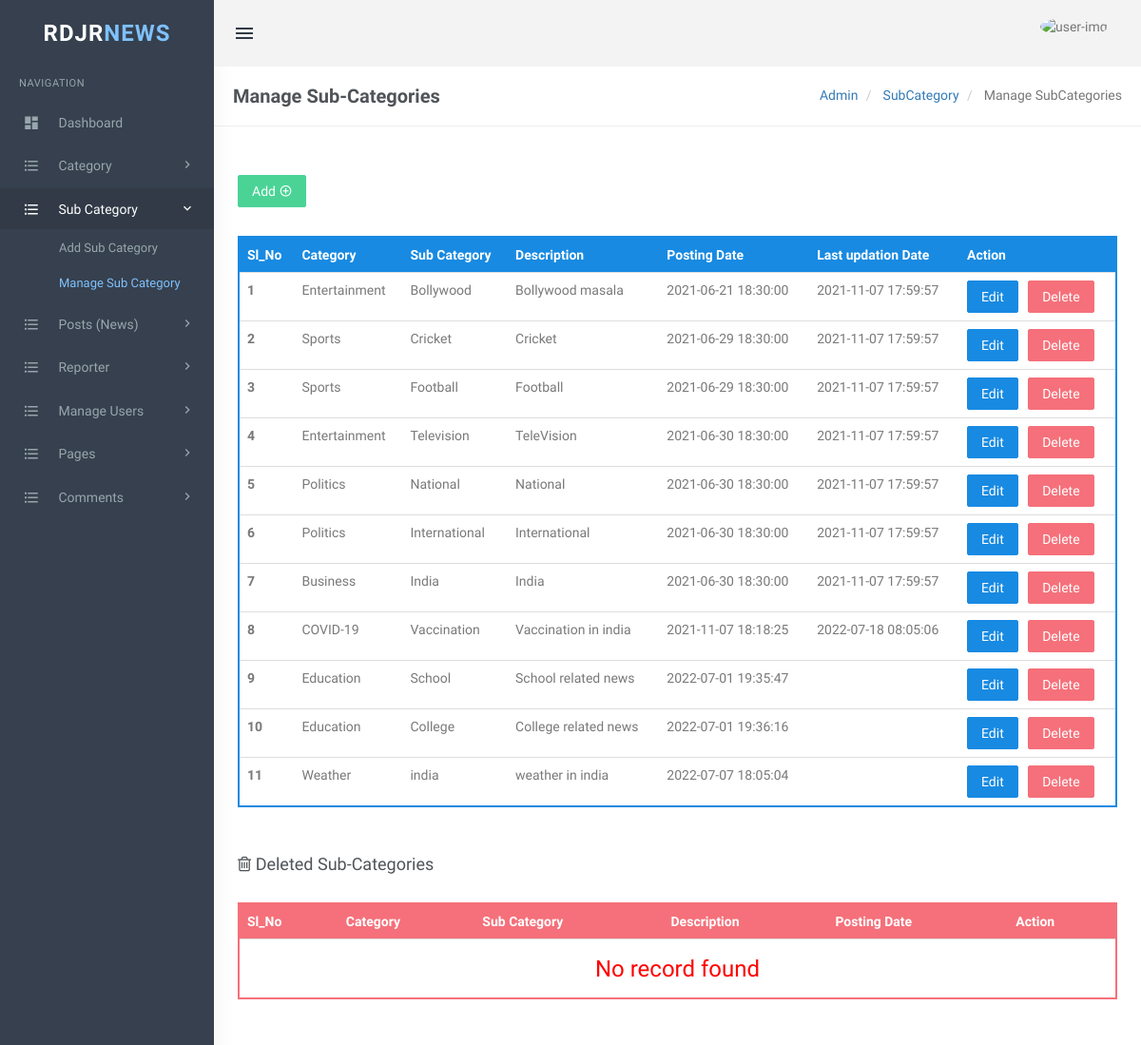
Page /admin/manage-subcategories.php (signed in) on the committed database.
### tables this page shows
CREATE TABLE `tblsubcategory` (
  `SubCategoryId` int(11) NOT NULL,
  `CategoryId` int(11) DEFAULT NULL,
  `Subcategory` varchar(255) DEFAULT NULL,
  `SubCatDescription` mediumtext DEFAULT NULL,
  `PostingDate` timestamp NOT NULL DEFAULT current_timestamp(),
  `UpdationDate` timestamp NULL DEFAULT NULL ON UPDATE current_timestamp(),
  `Is_Active` int(1) DEFAULT NULL
);

CREATE TABLE `tblcategory` (
  `id` int(11) NOT NULL,
  `CategoryName` varchar(200) DEFAULT NULL,
  `Description` mediumtext DEFAULT NULL,
  `PostingDate` timestamp NULL DEFAULT current_timestamp(),
  `UpdationDate` timestamp NULL DEFAULT NULL ON UPDATE current_timestamp(),
  `Is_Active` int(1) DEFAULT NULL
);

### admin/manage-subcategories.php (the view, shortened to what this page needs)
<?php
include 'config.php';
if (!isset($_SESSION['login'])) {
    echo "<script> location.href='index.php' </script>";
} else {
?>
    <!DOCTYPE html>
    <html lang="en">
    <head>
        <link href="assets/css/bootstrap.min.css" rel="stylesheet" type="text/css" />
        <link href="assets/css/core.css" rel="stylesheet" type="text/css" />
        <link href="assets/css/components.css" rel="stylesheet" type="text/css" />
        <link href="assets/css/icons.css" rel="stylesheet" type="text/css" />
        <link href="assets/css/pages.css" rel="stylesheet" type="text/css" />
        <link href="assets/css/menu.css" rel="stylesheet" type="text/css" />
        <link href="assets/css/responsive.css" rel="stylesheet" type="text/css" />
        <link rel="stylesheet" href="../plugins/switchery/switchery.min.css">
    </head>
    <body class="fixed-left">
        <div id="wrapper">
            <?php include('includes/topheader.php'); ?>
            <?php include('includes/leftsidebar.php'); ?>
            <div class="content-page">
                <div class="content">
                    <div class="container">
                        <div class="row">
                            <div class="col-xs-12">
                                <div class="page-title-box">
                                    <h4 class="page-title">Manage Sub-Categories</h4>
                                    <ol class="breadcrumb p-0 m-0">
                                        <li>
                                            <a href="dashboard.php">Admin</a>
                                        </li>
                                        <li>
                                            <a href="#">SubCategory </a>
                                        </li>
                                        <li class="active">
                                            Manage SubCategories
                                        </li>
                                    </ol>
                                    <div class="clearfix"></div>
                                </div>
                            </div>
                        </div>
                        <div class="row">
                            <div class="col-sm-6">
                            </div>
                            <div class="row">
                                <div class="col-md-12">
                                    <div class="demo-box m-t-20">
                                        <div class="m-b-30">
                                            <a href="add-subcategory.php">
                                                <button id="addToTable" class="btn btn-success waves-effect waves-light">Add <i class="mdi mdi-plus-circle-outline"></i></button>
                                            </a>
                                        </div>
                                        <div class="table-responsive">
                                            <table class="table m-0 table-colored-bordered table-bordered-primary">
                                                <thead>
                                                    <tr>
                                                        <th>Sl_No</th>
                                                        <th> Category</th>
                                                        <th>Sub Category</th>
                                                        <th>Description</th>
                                                        <th>Posting Date</th>
                                                        <th>Last updation Date</th>
                                                        <th>Action</th>
                                                    </tr>
                                                </thead>
                                                <tbody>
                                                    <?php
                                                    $query = mysqli_query($conn, "Select tblcategory.CategoryName as catname,tblsubcategory.Subcategory as subcatname,tblsubcategory.SubCatDescription as SubCatDescription,tblsubcategory.PostingDate as subcatpostingdate,tblsubcategory.UpdationDate as subcatupdationdate,tblsubcategory.SubCategoryId as subcatid from tblsubcategory join tblcategory on tblsubcategory.CategoryId=tblcategory.id where tblsubcategory.Is_Active=1");
                                                    $cnt = 1;
                                                    $rowcount = mysqli_num_rows($query);
                                                    if ($rowcount == 0) {
                                                    ?>
                                                        <tr>
                                                            <td colspan="7" align="center">
                                                                <h3 style="color:red">No record found</h3>
                                                            </td>
                                                        <tr>
                                                            <?php
                                                        } else {
                                                            while ($row = mysqli_fetch_array($query)) {
                                                            ?>
                                                        <tr>
                                                            <th scope="row"><?php echo htmlentities($cnt); ?></th>
                                                            <td><?php echo htmlentities($row['catname']); ?></td>
                                                            <td><?php echo htmlentities($row['subcatname']); ?></td>
                                                            <td><?php echo htmlentities($row['SubCatDescription']); ?></td>
                                                            <td><?php echo htmlentities($row['subcatpostingdate']); ?></td>
                                                            <td><?php echo htmlentities($row['subcatupdationdate']); ?></td>
                                                            <td><a href="edit-subcategory.php?scid=<?php echo htmlentities($row['subcatid']); ?>"> <button class="btn btn-primary">Edit</button> </a>
                                                                &nbsp;<a href="manage-subcategories.php?scid=<?php echo htmlentities($row['subcatid']); ?>&&action=del" onclick="return confirm('Do you really want to delete ?')"> <button class="btn btn-danger">Delete</button></a> </td>
                                                        </tr>
                                                <?php
                                                                $cnt++;
                                                            }
                                                        } ?>
                                                </tbody>
                                            </table>
                                        </div>
                                    </div>
                                </div>
                            </div>
                            <div class="row">
                                <div class="col-md-12">
                                    <div class="demo-box m-t-20">
                                        <div class="m-b-30">
                                            <h4><i class="fa fa-trash-o"></i> Deleted Sub-Categories</h4>
                                        </div>
                                        <div class="table-responsive">
                                            <table class="table m-0 table-colored-bordered table-bordered-danger">
                                                <thead>
                                                    <tr>
                                                        <th>Sl_No</th>
                                                        <th> Category</th>
                                                        <th>Sub Category</th>
                                                        <th>Description</th>
                                                        <th>Posting Date</th>
                                                        <th>Action</th>
                                                    </tr>
                                                </thead>
                                                <tbody>
                                                    <?php
                                                    $query = mysqli_query($conn, "Select tblcategory.CategoryName as catname,tblsubcategory.Subcategory as subcatname,tblsubcategory.SubCatDescription as SubCatDescription,tblsubcategory.PostingDate as subcatpostingdate,tblsubcategory.SubCategoryId as subcatid from tblsubcategory join tblcategory on tblsubcategory.CategoryId=tblcategory.id where tblsubcategory.Is_Active=0");
                                                    $rowcount = mysqli_num_rows($query);
                                                    if ($rowcount == 0) {
                                                    ?>
                                                        <tr>
                                                            <td colspan="7" align="center">
                                                                <h3 style="color:red">No record found</h3>
                                                            </td>
                                                            <?php
                                                        } ?>
                                                </tbody>
                                            </table>
                                        </div>
                                    </div>
                                </div>
                            </div>
                        </div>
                    </div>
                </div>
            </div>
    </body>
    </html>
<?php } ?>

### admin/assets/css/core.css (style rules this page uses)
body { font-family: 'Varela Round', sans-serif; margin: 0; padding-bottom: 60px; overflow-x: hidden; color: #797979; }
html { position: relative; min-height: 100%; }
.h1, .h2, .h3, .h4, .h5, .h6, h1, h2, h3, h4, h5, h6 { color: #505458; font-family: 'Hind Madurai', sans-serif; margin: 10px 0; }
* { outline: none !important; }
.container { width: auto; }
#wrapper { height: 100%; overflow: hidden; width: 100%; }
.p-0 { padding: 0 !important; }
.m-0 { margin: 0 !important; }
.m-t-20 { margin-top: 20px !important; }
.m-b-30 { margin-bottom: 30px !important; }
.row { margin-right: -10px; margin-left: -10px; }
.col-lg-1, .col-lg-10, .col-lg-11, .col-lg-12, .col-lg-2, .col-lg-3, .col-lg-4, .col-lg-5, .col-lg-6, .col-lg-7, .col-lg-8, .col-lg-9, .col-md-1, .col-md-10, .col-md-11, .col-md-12, .col-md-2, .col-md-3, .col-md-4, .col-md-5, .col-md-6, .col-md-7, .col-md-8, .col-md-9, .col-sm-1, .col-sm-10, .col-sm-11, .col-sm-12, .col-sm-2, .col-sm-3, .col-sm-4, .col-sm-5, .col-sm-6, .col-sm-7, .col-sm-8, .col-sm-9, .col-xs-1, .col-xs-10, .col-xs-11, .col-xs-12, .col-xs-2, .col-xs-3, .col-xs-4, .col-xs-5, .col-xs-6, .col-xs-7, .col-xs-8, .col-xs-9 { padding-left: 10px; padding-right: 10px; }
.breadcrumb { background-color: transparent; margin-bottom: 15px; padding-top: 10px; padding-left: 0; }
.waves-effect { position: relative; cursor: pointer; display: inline-block; overflow: hidden; -webkit-user-select: none; -moz-user-select: none; -ms-user-select: none; user-select: none; -webkit-tap-highlight-color: transparent; vertical-align: middle; z-index: 1; will-change: opacity, transform; -webkit-transition: all 0.3s ease-out; -moz-transition: all 0.3s ease-out; -o-transition: all 0.3s ease-out; -ms-transition: all 0.3s ease-out; transition: all 0.3s ease-out; }
.demo-box { padding: 10px 15px; }

### admin/assets/css/menu.css (style rules this page uses)
.content-page { margin-left: 225px; overflow: hidden; }
.content-page .content { padding: 0 5px 10px 5px; margin-top: 70px; }
.page-title { font-size: 20px; margin-bottom: 0; margin-top: 0; font-weight: 600; }
.page-title-box { padding: 20px; border-bottom: 1px solid #eee; margin: 0 -20px 20px -20px; }
.page-title-box .page-title { margin-bottom: 0; float: left; }
.page-title-box .breadcrumb { float: right; background-color: transparent !important; }

### rows in the picture
tblsubcategory: CategoryId.CategoryName "Entertainment", Subcategory "Bollywood", SubCatDescription "Bollywood masala", PostingDate "2021-06-21 18:30:00", UpdationDate "2021-11-07 17:59:57"
tblsubcategory: CategoryId.CategoryName "Sports", Subcategory "Cricket", SubCatDescription "Cricket", PostingDate "2021-06-29 18:30:00", UpdationDate "2021-11-07 17:59:57"
tblsubcategory: CategoryId.CategoryName "Sports", Subcategory "Football", SubCatDescription "Football", PostingDate "2021-06-29 18:30:00", UpdationDate "2021-11-07 17:59:57"
tblsubcategory: CategoryId.CategoryName "Entertainment", Subcategory "Television", SubCatDescription "TeleVision", PostingDate "2021-06-30 18:30:00", UpdationDate "2021-11-07 17:59:57"
tblsubcategory: CategoryId.CategoryName "Politics", Subcategory "National", SubCatDescription "National", PostingDate "2021-06-30 18:30:00", UpdationDate "2021-11-07 17:59:57"
tblsubcategory: CategoryId.CategoryName "Politics", Subcategory "International", SubCatDescription "International", PostingDate "2021-06-30 18:30:00", UpdationDate "2021-11-07 17:59:57"
tblsubcategory: CategoryId.CategoryName "Business", Subcategory "India", SubCatDescription "India", PostingDate "2021-06-30 18:30:00", UpdationDate "2021-11-07 17:59:57"
tblsubcategory: CategoryId.CategoryName "COVID-19", Subcategory "Vaccination", SubCatDescription "Vaccination in india", PostingDate "2021-11-07 18:18:25", UpdationDate "2022-07-18 08:05:06"
tblsubcategory: CategoryId.CategoryName "Education", Subcategory "School", SubCatDescription "School related news", PostingDate "2022-07-01 19:35:47"
tblsubcategory: CategoryId.CategoryName "Education", Subcategory "College", SubCatDescription "College related news", PostingDate "2022-07-01 19:36:16"
tblsubcategory: CategoryId.CategoryName "Weather", Subcategory "india", SubCatDescription "weather in india", PostingDate "2022-07-07 18:05:04"
